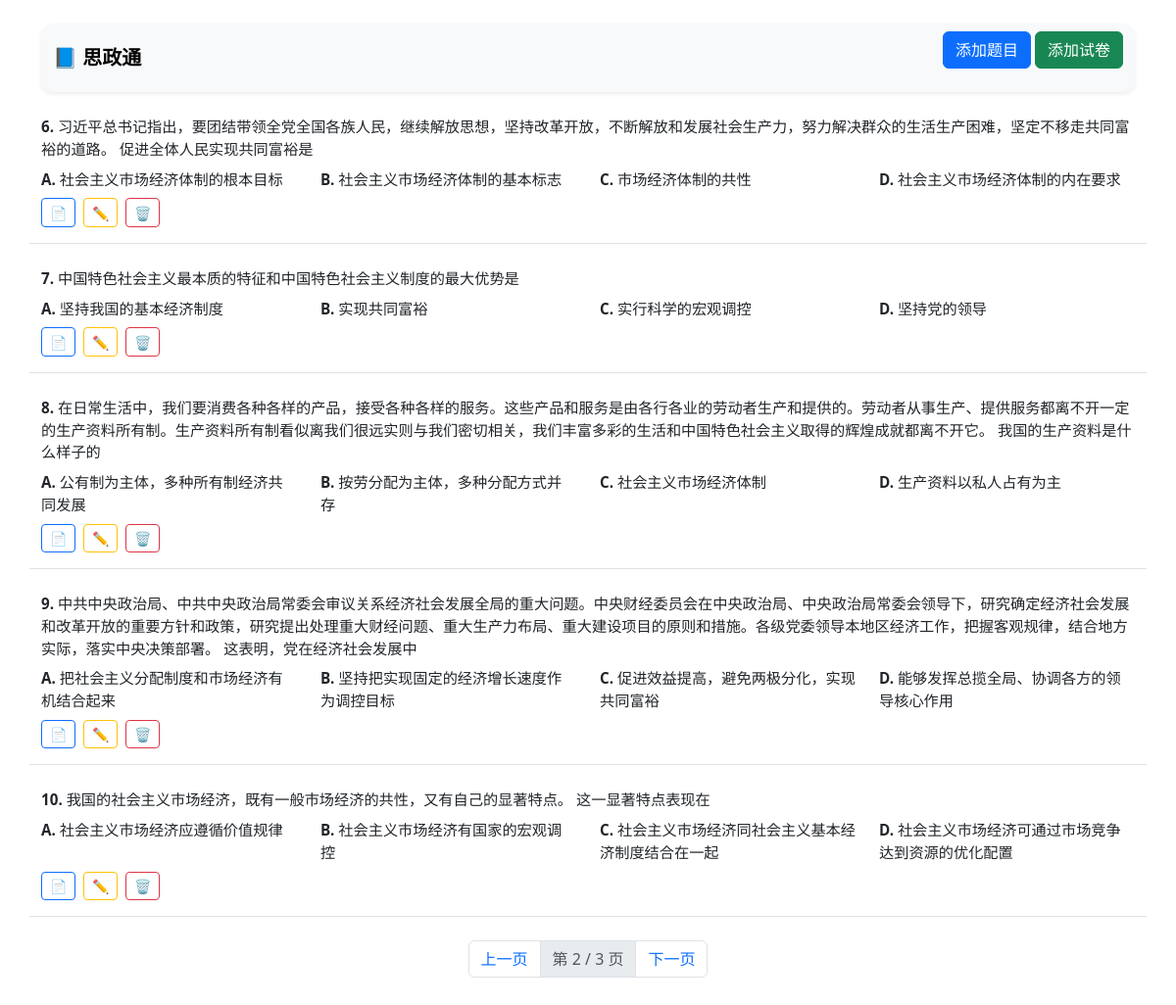
Screenshot of /?page=2 with the database file from the repository.
### tables this page shows
CREATE TABLE questions (
        id INTEGER PRIMARY KEY AUTOINCREMENT,
        question_type TEXT NOT NULL,  -- '选择题', '填空题', '问答题'
        material TEXT NOT NULL,       -- 材料部分
        question_text TEXT NOT NULL,  -- 设问
        option_a TEXT,  -- 选项A
        option_b TEXT,  -- 选项B
        option_c TEXT,  -- 选项C
        option_d TEXT,  -- 选项D
        correct_answer TEXT,  -- 正确答案
        analysis TEXT  -- 解析
    );

### app.py (the view)
@app.route("/")
def index():
    page = int(request.args.get('page', 1))  # 默认第1页
    per_page = 5
    offset = (page - 1) * per_page
    conn = get_db_connection()
    questions = conn.execute('SELECT * FROM questions LIMIT ? OFFSET ?', (per_page, offset)).fetchall()
    total = conn.execute('SELECT COUNT(*) FROM questions').fetchone()[0]
    total_pages = (total + per_page - 1) // per_page  # 向上取整
    conn.close()
    return render_template("index.html", questions=questions, page=page, total_pages=total_pages)

### app.py (called while the page is built)
def get_db_connection():
    conn = sqlite3.connect('sztweb.db')
    conn.row_factory = sqlite3.Row
    return conn

### templates/index.html (shortened to what this page needs)
<!DOCTYPE html>
<html>
<head>
    <link href="https://cdn.jsdelivr.net/npm/bootstrap@5.3.0/dist/css/bootstrap.min.css" rel="stylesheet">
</head>
<body class="container py-4">
    <nav class="navbar navbar-expand-lg bg-light sticky-top mb-4 shadow-sm">
        <div class="container-fluid">
            <a class="navbar-brand fw-bold" href="/">📘 思政通</a>
            <div class="d-flex justify-content-between align-items-center mb-3">
                <div>
                    <a href="{{ url_for('question_add') }}" class="btn btn-primary">添加题目</a>
                    <a href="{{ url_for('exam_add') }}" class="btn btn-success">添加试卷</a>
                </div>
            </div>
        </div>
    </nav>
    {% if questions %}
    <div class="row g-4">
        {% for q in questions %}
        <div class="col-12 border-bottom pb-3">
            <p class="mb-2">
                <strong>{{ loop.index + ((page - 1) * 5) }}.</strong>
                {{ q['material'] }}
                {{ q['question_text'] }}
            </p>
            {% if q['question_type'] == '选择题' %}
            <div class="row mb-2">
                <div class="col-sm-6 col-lg-3"><strong>A.</strong> {{ q['option_a'] }}</div>
                <div class="col-sm-6 col-lg-3"><strong>B.</strong> {{ q['option_b'] }}</div>
                <div class="col-sm-6 col-lg-3"><strong>C.</strong> {{ q['option_c'] }}</div>
                <div class="col-sm-6 col-lg-3"><strong>D.</strong> {{ q['option_d'] }}</div>
            </div>
            {% endif %}
            <div class="d-flex gap-2">
                <a href="/question/{{ q['id'] }}" class="btn btn-sm btn-outline-primary" title="查看">📄</a>
                <a href="questions/{{q['id']}}/edit" class="btn btn-sm btn-outline-warning" title="编辑">✏️</a>
                <a href="/delete/{{ q['id'] }}" class="btn btn-sm btn-outline-danger" title="删除"
                   onclick="return confirm('确定要删除这道题吗？');">🗑️</a>
            </div>
        </div>
        {% endfor %}
    </div>
    {% if page is defined and total_pages is defined %}
    <nav aria-label="Page navigation" class="mt-4">
        <ul class="pagination justify-content-center">
            {% if page > 1 %}
            <li class="page-item">
                <a class="page-link" href="/?page={{ page - 1 }}">上一页</a>
            </li>
            {% else %}
            <li class="page-item disabled">
                <span class="page-link">上一页</span>
            </li>
            {% endif %}
            <li class="page-item disabled">
                <span class="page-link">第 {{ page }} / {{ total_pages }} 页</span>
            </li>
            {% if page < total_pages %}
            <li class="page-item">
                <a class="page-link" href="/?page={{ page + 1 }}">下一页</a>
            </li>
            {% else %}
            <li class="page-item disabled">
                <span class="page-link">下一页</span>
            </li>
            {% endif %}
        </ul>
    </nav>
    {% endif %}
    {% else %}
    <p class="text-muted">暂无试题。</p>
    {% endif %}
</body>
</html>

### templates/index.html (style rules this page uses)
body { font-size: 0.95rem; }
nav.navbar { border-radius: 0.75rem; box-shadow: 0 2px 4px rgba(0,0,0,0.05); }
.btn-sm { padding: 0.2rem 0.5rem; }

### rows the page displays
questions: material "习近平总书记指出，要团结带领全党全国各族人民，继续解放思想，坚持改革开放，不断解放和发展社会生产力，努力解决群众的生活生产困难，坚定不移走共同富裕的道路。", question_text "促进全体人民实现共同富裕是", option_a "社会主义市场经济体制的根本目标", option_b "社会主义市场经济体制的基本标志", option_c "市场经济体制的共性", option_d "社会主义市场经济体制的内在要求"
questions: question_text "中国特色社会主义最本质的特征和中国特色社会主义制度的最大优势是", option_a "坚持我国的基本经济制度", option_b "实现共同富裕", option_c "实行科学的宏观调控", option_d "坚持党的领导"
questions: material "在日常生活中，我们要消费各种各样的产品，接受各种各样的服务。这些产品和服务是由各行各业的劳动者生产和提供的。劳动者从事生产、提供服务都离不开一定的生产资料所有制。生产资料所有制看似离我们很远实则与我们密切相关，我们丰富多彩的生活和中国特色社会主义取得的辉煌成就都离不开它。", question_text "我国的生产资料是什么样子的", option_a "公有制为主体，多种所有制经济共同发展", option_b "按劳分配为主体，多种分配方式并存", option_c "社会主义市场经济体制", option_d "生产资料以私人占有为主"
questions: material "中共中央政治局、中共中央政治局常委会审议关系经济社会发展全局的重大问题。中央财经委员会在中央政治局、中央政治局常委会领导下，研究确定经济社会发展和改革开放的重要方针和政策，研究提出处理重大财经问题、重大生产力布局、重大建设项目的原则和措施。各级党委领导本地区经济工作，把握客观规律，结合地方实际，落实中央决策部署。", question_text "这表明，党在经济社会发展中", option_a "把社会主义分配制度和市场经济有机结合起来", option_b "坚持把实现固定的经济增长速度作为调控目标", option_c "促进效益提高，避免两极分化，实现共同富裕", option_d "能够发挥总揽全局、协调各方的领导核心作用"
questions: material "我国的社会主义市场经济，既有一般市场经济的共性，又有自己的显著特点。", question_text "这一显著特点表现在", option_a "社会主义市场经济应遵循价值规律", option_b "社会主义市场经济有国家的宏观调控", option_c "社会主义市场经济同社会主义基本经济制度结合在一起", option_d "社会主义市场经济可通过市场竞争达到资源的优化配置"

### other values shown
{{ page }} "2"
{{ total_pages }} "3"
